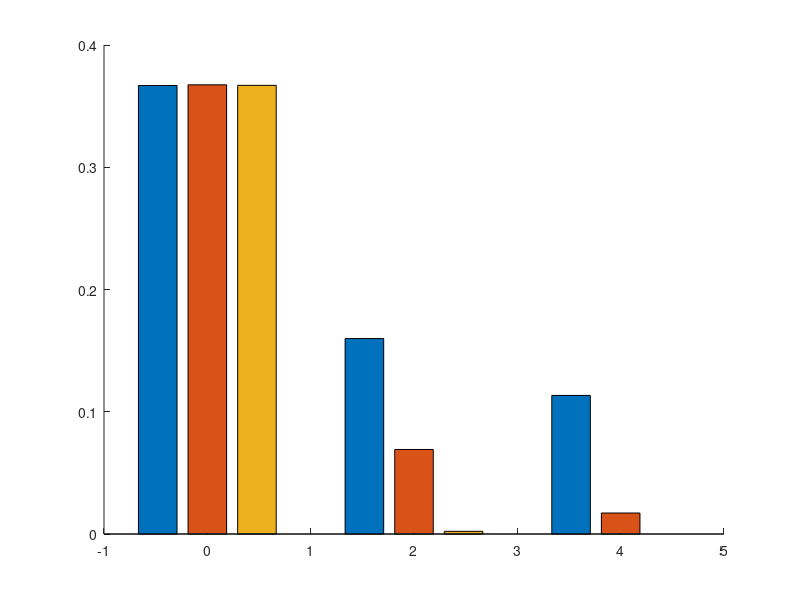

Source code (MATLAB): (Note: this script raises an error after producing the figure.)
% =========================================================================
% Entropic Collapse Visualization on the Bethe Lattice
%
% This script demonstrates that on the Bethe Lattice, the distribution of
% extreme first-passage times is NOT universal. As distance d increases,
% the survival probability drops to zero instantly, demonstrating the 
% "entropic collapse" caused by the massive weight of longer paths.
% =========================================================================
clear; clc; close all;

%% 1. PARAMETERS
% -------------------------------------------------------------------------
z = 3;                  % Coordination number
lambda_val = 1.0;       % Fixed scaling parameter (N*p_d = lambda)
num_trials = 100000;    % Monte Carlo iterations for smooth probabilities
d_values = [5,10,30]; % Distances to compare

% For a Bethe lattice, detours only occur in pairs (k = 0, 2, 4, 6...)
max_k = 5; 
k_vals = 0:2:max_k; 

% Matrix to hold the bar chart data: rows = k values, cols = [d=5, d=30, d=50]
bar_data = zeros(length(k_vals), 3);

%% 2. SIMULATION & PROBABILITY CALCULATION
% -------------------------------------------------------------------------
for i = 1:length(d_values)
    d = d_values(i);
    
    % q is the probability weight for a detour pair relative to shortest path
    q = (z - 2) / (z * (z - 1));
    
    % We consider paths up to a sufficiently large excess time
    m_vals = 0:(max_k/2 + 5); 
    
    % Expected number of particles arriving at d+2m is N * p_{d+2m}.
    % From the paper's formalism, this is approximately lambda * (q*d)^m / m!
    lambdas = lambda_val * ((q * d).^m_vals) ./ factorial(m_vals);
    
    % Generate Arrivals using Poisson distribution
    counts = poissrnd(repmat(lambdas, num_trials, 1));
    
    % Find Extreme First-Passage Time for each trial
    excess_times = zeros(num_trials, 1);
    for trial = 1:num_trials
        idx = find(counts(trial,:) > 0, 1, 'first');
        if ~isempty(idx)
            excess_times(trial) = 2 * m_vals(idx); % Convert back to k
        else
            excess_times(trial) = Inf; 
        end
    end
    
    % Calculate empirical P(T_N > d+k)
    for idx_k = 1:length(k_vals)
        k = k_vals(idx_k);
        % Survival probability is the fraction of trials where the minimum 
        % arrival time is STRICTLY GREATER than d+k
        bar_data(idx_k, i) = sum(excess_times > k) / num_trials;
    end
end

%% 3. PLOTTING THE GROUPED BAR CHART
% -------------------------------------------------------------------------
fig = figure('Color', 'w', 'Position', [100, 100, 800, 500]);
hold on;

% Create grouped bars
b = bar(k_vals, bar_data, 'grouped', 'EdgeColor', 'k', 'LineWidth', 0.7);

% Style the bars for high contrast
b(1).FaceColor = '#0072BD'; % Blue for d=5
b(2).FaceColor = '#D95319'; % Orange for d=30
b(3).FaceColor = '#7E2F8E'; % Purple for d=50

% --- Formatting ---
title('Entropic Collapse of Extreme First-Passage Distributions (Bethe Lattice)');
xlabel('Delay steps beyond shortest path ($k$)', 'Interpreter', 'latex');
ylabel('Survival Probability $\mathbb{P}(T_N > d+k)$', 'Interpreter', 'latex');
legend({'Distance $d=5$', 'Distance $d=30$', 'Distance $d=50$'}, ...
       'Location', 'northeast', 'Interpreter', 'latex');
grid on;
set(gca, 'FontSize', 12);
xlim([-1, max_k+1]);
ylim([0, max(b)]);

% Ensure x-ticks only show the valid even values
xticks(k_vals);

hold off;
